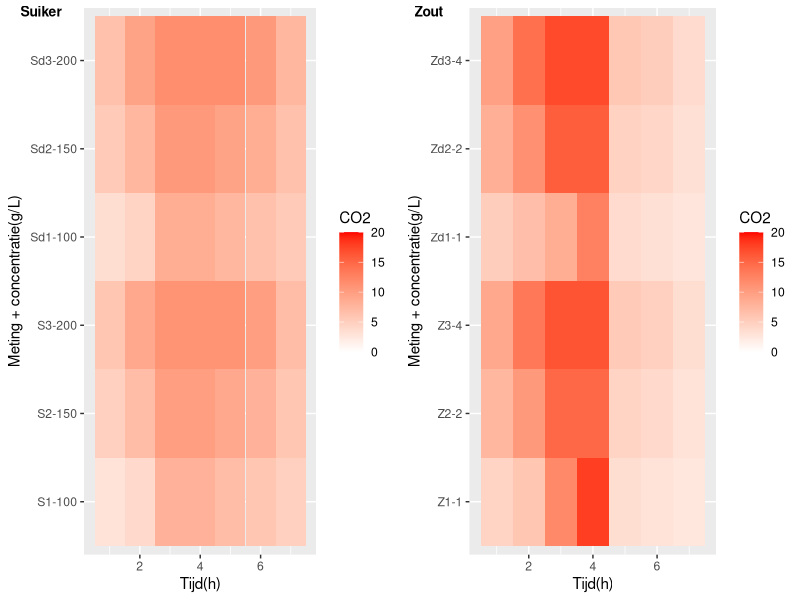

Recreate this plot in R.
## ---- chunk 1
knitr::opts_chunk$set(echo = TRUE)
## ---- chunk 2
library(ggplot2)
library(dplyr)
library(cowplot)
## ---- chunk 3
getwd()
## ---- chunk 4
dataset_suiker <- readxl::read_xlsx(path = "./Maatsheet_Experiment_Gist_dummy.xlsx", sheet = 3)
dataset_zout <- readxl::read_xlsx(path = "./Maatsheet_Experiment_Gist_dummy.xlsx", sheet = 4)

head(dataset_suiker)
head(dataset_zout)
## ---- chunk 5
suiker_df <- as.data.frame(dataset_suiker)
zout_df <- as.data.frame(dataset_zout)

head(suiker_df)
head(zout_df)
## ---- chunk 6
suiker_df <- suiker_df[c(1, 2, 3, 6)]
zout_df <- zout_df[c(1, 2, 3, 6)]

head(suiker_df)
head(zout_df)

str(suiker_df)
str(zout_df)
## ---- chunk 7
names(suiker_df) <- c("ID", "Meting", "Suiker", "CO2")
names(zout_df) <- c("ID", "Meting", "Zout", "CO2")

head(suiker_df)
head(zout_df)
## ---- chunk 8
summary(suiker_df)
summary(zout_df)
## ---- chunk 9
# Nieuwe variabelen die ik dan makkelijk kan veranderen
viz_suiker_df <- suiker_df
viz_zout_df <- zout_df

# Ik combineer het ID met de concentratie zodat ik die samen op een as kan hebben
viz_suiker_df$ID <- paste(viz_suiker_df$ID, viz_suiker_df$Suiker, sep = "-")
viz_zout_df$ID <- paste(viz_zout_df$ID, viz_zout_df$Zout, sep = "-")

# Ik maak hier twee verschillende heatmaps die ik later samen ga zetten 
suiker_plot <- ggplot(data = viz_suiker_df,
            mapping = aes(x = Meting, y = ID, fill = CO2)) +
            geom_tile() +
            labs(y = "Meting + concentratie(g/L)", x = "Tijd(h)") +
            scale_fill_gradient(limits = c(0, 20), low = "white", high = "red")

zout_plot <- ggplot(data = viz_zout_df,
            mapping = aes(x = Meting, y = ID, fill = CO2)) +
            geom_tile() +
            labs(y = "Meting + concentratie(g/L)", x = "Tijd(h)") +
            scale_fill_gradient(limits = c(0, 20), low = "white", high = "red")

# Hier geef ik nog een keer de concentratie bij het ID voor duidelijkheid
for (i in 1:6){
    cat(suiker_df[i, 1], "=", suiker_df[i, 3], "g/L suiker     ")
    cat(zout_df[i, 1], "=", zout_df[i, 3], "g/L zout\n")
}

# Ik gebruik hier de cowplot library om de twee heatmaps naast elkaar te zetten
plot_grid(suiker_plot, zout_plot, labels = c("Suiker", "Zout"), label_size = 10, align = "h")
